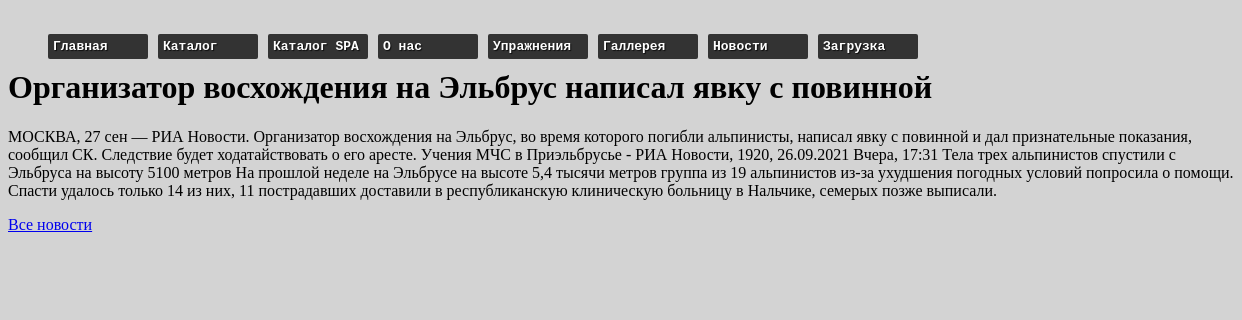
The page /onenews/?id=6 on the database its author committed.
### tables this page shows
CREATE TABLE `news` (
  `id` int UNSIGNED NOT NULL,
  `title` varchar(255) NOT NULL,
  `text` text NOT NULL,
  `likes` int DEFAULT '0'
);

### engine/functions.php (called while the page is built, shortened)
<?php
function render($page, $params = []){
    return renderTemplate(LAYOUTS_DIR . $params['layout'], [
            'menu' => '<div class="menu">'. renderMenu($params['menu']) . '</div>',
            'content' => renderTemplate($page, $params),
            'title' => $params['title']
        ]
    );
}
function renderTemplate($page, $params = []) {
    extract($params);
    include TEMPLATE_DIR . $page .".php";
    return ob_get_clean();
}

### engine/db.php (called while the page is built, shortened)
<?php
function getDb() {
    static $db = null;
    if(is_null($db)){
        $db = @mysqli_connect(HOST, USER, PASS, DB) or die("Could not connect: " . mysqli_connect_error());
    }
    return $db;
}
function getOneResult($sql) {
    $result = @mysqli_query(getDb(), $sql) or die(mysqli_error(getDb()));
    return mysqli_fetch_assoc($result);
}

### engine/news.php (called while the page is built, shortened)
<?php
function getOneNews($id) {
    return getOneResult("SELECT title, text FROM news WHERE id =" . $id);
}

### templates/onenews.php (the view)
<div>
    <h1><?=$news['title']?></h1>
    <p><?=$news['text']?></p>
</div>
<div>
    <a href="/news">Все новости</a>
</div>

### public/css/style.css (style rules this page uses)
body { background-color: lightgray; }

### rows shown on the page
news: title "Организатор восхождения на Эльбрус написал явку с повинной", text "МОСКВА, 27 сен — РИА Новости. Организатор восхождения на Эльбрус, во время которого погибли альпинисты, написал явку с повинной и дал признательные показания, сообщил СК. Следствие будет ходатайствовать о его аресте. Учения МЧС в Приэльбрусье - РИА Новости, 1920, 26.09.2021 Вчера, 17:31 Тела трех альпинистов спустили с Эльбруса на высоту 5100 метров На прошлой неделе на Эльбрусе на высоте 5,4 тысячи метров группа из 19 альпинистов из-за ухудшения погодных условий попросила о помощи. Спасти удалось только 14 из них, 11 пострадавших доставили в республиканскую клиническую больницу в Нальчике, семерых позже выписали."

### other values the page prints
$item['name'] "Главная"
$item['name'] "Каталог"
$item['name'] "Каталог SPA"
$item['name'] "О нас"
$item['name'] "Упражнения"
$item['name'] "Галлерея"
$item['name'] "Новости"
$item['name'] "Загрузка"
